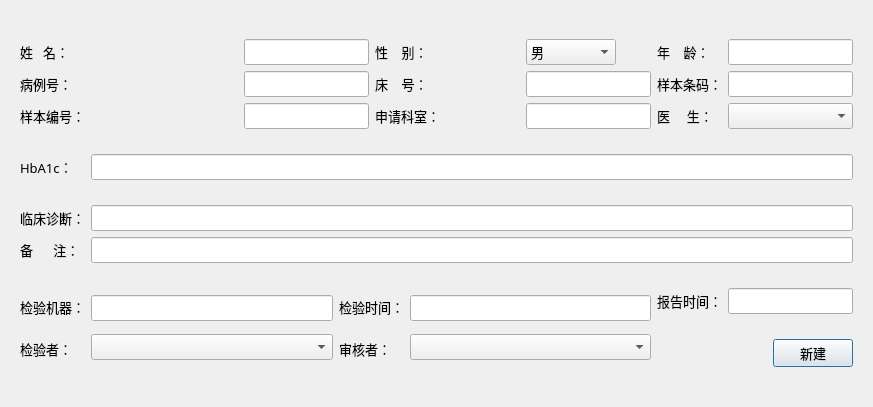
<?xml version="1.0" encoding="UTF-8"?>
<ui version="4.0">
 <class>addDialog</class>
 <widget class="QDialog" name="addDialog">
  <property name="geometry">
   <rect>
    <x>0</x>
    <y>0</y>
    <width>873</width>
    <height>407</height>
   </rect>
  </property>
  <property name="windowTitle">
   <string>Dialog</string>
  </property>
  <layout class="QGridLayout" name="gridLayout_2">
   <item row="0" column="0">
    <widget class="QWidget" name="widget" native="true">
     <layout class="QGridLayout" name="gridLayout">
      <item row="0" column="0" colspan="3">
       <layout class="QHBoxLayout" name="horizontalLayout">
        <item>
         <layout class="QVBoxLayout" name="verticalLayout">
          <item>
           <widget class="QLabel" name="label_1">
            <property name="font">
             <font>
              <family>微软雅黑</family>
              <pointsize>10</pointsize>
             </font>
            </property>
            <property name="text">
             <string>姓   名：</string>
            </property>
           </widget>
          </item>
          <item>
           <widget class="QLabel" name="label_12">
            <property name="font">
             <font>
              <family>微软雅黑</family>
              <pointsize>10</pointsize>
             </font>
            </property>
            <property name="text">
             <string>病例号：</string>
            </property>
           </widget>
          </item>
          <item>
           <widget class="QLabel" name="label_5">
            <property name="font">
             <font>
              <family>微软雅黑</family>
              <pointsize>10</pointsize>
             </font>
            </property>
            <property name="text">
             <string>样本编号：</string>
            </property>
           </widget>
          </item>
         </layout>
        </item>
        <item>
         <layout class="QVBoxLayout" name="verticalLayout_4">
          <item>
           <widget class="QLineEdit" name="lineEdit1">
            <property name="sizePolicy">
             <sizepolicy hsizetype="Fixed" vsizetype="Fixed">
              <horstretch>0</horstretch>
              <verstretch>0</verstretch>
             </sizepolicy>
            </property>
            <property name="minimumSize">
             <size>
              <width>90</width>
              <height>0</height>
             </size>
            </property>
            <property name="font">
             <font>
              <family>微软雅黑</family>
              <pointsize>10</pointsize>
             </font>
            </property>
           </widget>
          </item>
          <item>
           <widget class="QLineEdit" name="lineEdit4">
            <property name="sizePolicy">
             <sizepolicy hsizetype="Fixed" vsizetype="Fixed">
              <horstretch>0</horstretch>
              <verstretch>0</verstretch>
             </sizepolicy>
            </property>
            <property name="minimumSize">
             <size>
              <width>90</width>
              <height>0</height>
             </size>
            </property>
            <property name="font">
             <font>
              <family>微软雅黑</family>
              <pointsize>10</pointsize>
             </font>
            </property>
           </widget>
          </item>
          <item>
           <widget class="QLineEdit" name="lineEdit7">
            <property name="sizePolicy">
             <sizepolicy hsizetype="Fixed" vsizetype="Fixed">
              <horstretch>0</horstretch>
              <verstretch>0</verstretch>
             </sizepolicy>
            </property>
            <property name="minimumSize">
             <size>
              <width>90</width>
              <height>0</height>
             </size>
            </property>
            <property name="font">
             <font>
              <family>微软雅黑</family>
              <pointsize>10</pointsize>
             </font>
            </property>
           </widget>
          </item>
         </layout>
        </item>
       </layout>
      </item>
      <item row="1" column="1" colspan="7">
       <widget class="QLineEdit" name="lineEdit17">
        <property name="font">
         <font>
          <family>微软雅黑</family>
          <pointsize>10</pointsize>
         </font>
        </property>
       </widget>
      </item>
      <item row="0" column="5" colspan="3">
       <layout class="QHBoxLayout" name="horizontalLayout_3">
        <item>
         <layout class="QVBoxLayout" name="verticalLayout_3">
          <item>
           <widget class="QLabel" name="label_4">
            <property name="font">
             <font>
              <family>微软雅黑</family>
              <pointsize>10</pointsize>
             </font>
            </property>
            <property name="text">
             <string>年    龄：</string>
            </property>
           </widget>
          </item>
          <item>
           <widget class="QLabel" name="label_16">
            <property name="font">
             <font>
              <family>微软雅黑</family>
              <pointsize>10</pointsize>
             </font>
            </property>
            <property name="text">
             <string>样本条码：</string>
            </property>
           </widget>
          </item>
          <item>
           <widget class="QLabel" name="label_11">
            <property name="font">
             <font>
              <family>微软雅黑</family>
              <pointsize>10</pointsize>
             </font>
            </property>
            <property name="text">
             <string>医     生：</string>
            </property>
           </widget>
          </item>
         </layout>
        </item>
        <item>
         <layout class="QVBoxLayout" name="verticalLayout_6">
          <item>
           <widget class="QLineEdit" name="lineEdit3">
            <property name="sizePolicy">
             <sizepolicy hsizetype="Fixed" vsizetype="Fixed">
              <horstretch>0</horstretch>
              <verstretch>0</verstretch>
             </sizepolicy>
            </property>
            <property name="minimumSize">
             <size>
              <width>90</width>
              <height>0</height>
             </size>
            </property>
            <property name="font">
             <font>
              <family>微软雅黑</family>
              <pointsize>10</pointsize>
             </font>
            </property>
           </widget>
          </item>
          <item>
           <widget class="QLineEdit" name="lineEdit6">
            <property name="font">
             <font>
              <family>微软雅黑</family>
              <pointsize>10</pointsize>
             </font>
            </property>
           </widget>
          </item>
          <item>
           <widget class="QComboBox" name="comboBox3">
            <property name="font">
             <font>
              <family>微软雅黑</family>
              <pointsize>10</pointsize>
             </font>
            </property>
           </widget>
          </item>
         </layout>
        </item>
       </layout>
      </item>
      <item row="4" column="7">
       <widget class="QPushButton" name="btnAdd">
        <property name="font">
         <font>
          <family>微软雅黑</family>
          <pointsize>10</pointsize>
         </font>
        </property>
        <property name="text">
         <string>新建</string>
        </property>
       </widget>
      </item>
      <item row="1" column="0">
       <widget class="QLabel" name="label_19">
        <property name="font">
         <font>
          <family>微软雅黑</family>
          <pointsize>10</pointsize>
         </font>
        </property>
        <property name="text">
         <string>HbA1c：</string>
        </property>
       </widget>
      </item>
      <item row="0" column="3" colspan="2">
       <layout class="QHBoxLayout" name="horizontalLayout_2">
        <item>
         <layout class="QVBoxLayout" name="verticalLayout_2">
          <item>
           <widget class="QLabel" name="label_3">
            <property name="font">
             <font>
              <family>微软雅黑</family>
              <pointsize>10</pointsize>
             </font>
            </property>
            <property name="text">
             <string>性    别：</string>
            </property>
           </widget>
          </item>
          <item>
           <widget class="QLabel" name="label_13">
            <property name="font">
             <font>
              <family>微软雅黑</family>
              <pointsize>10</pointsize>
             </font>
            </property>
            <property name="text">
             <string>床    号：</string>
            </property>
           </widget>
          </item>
          <item>
           <widget class="QLabel" name="label_6">
            <property name="font">
             <font>
              <family>微软雅黑</family>
              <pointsize>10</pointsize>
             </font>
            </property>
            <property name="text">
             <string>申请科室：</string>
            </property>
           </widget>
          </item>
         </layout>
        </item>
        <item>
         <layout class="QVBoxLayout" name="verticalLayout_5">
          <item>
           <widget class="QComboBox" name="comboBox2">
            <property name="sizePolicy">
             <sizepolicy hsizetype="Fixed" vsizetype="Fixed">
              <horstretch>0</horstretch>
              <verstretch>0</verstretch>
             </sizepolicy>
            </property>
            <property name="minimumSize">
             <size>
              <width>90</width>
              <height>0</height>
             </size>
            </property>
            <property name="font">
             <font>
              <family>微软雅黑</family>
              <pointsize>10</pointsize>
             </font>
            </property>
            <item>
             <property name="text">
              <string>男</string>
             </property>
            </item>
            <item>
             <property name="text">
              <string>女</string>
             </property>
            </item>
           </widget>
          </item>
          <item>
           <widget class="QLineEdit" name="lineEdit5">
            <property name="sizePolicy">
             <sizepolicy hsizetype="Fixed" vsizetype="Fixed">
              <horstretch>0</horstretch>
              <verstretch>0</verstretch>
             </sizepolicy>
            </property>
            <property name="minimumSize">
             <size>
              <width>90</width>
              <height>0</height>
             </size>
            </property>
            <property name="font">
             <font>
              <family>微软雅黑</family>
              <pointsize>10</pointsize>
             </font>
            </property>
           </widget>
          </item>
          <item>
           <widget class="QLineEdit" name="lineEdit8">
            <property name="sizePolicy">
             <sizepolicy hsizetype="Fixed" vsizetype="Fixed">
              <horstretch>0</horstretch>
              <verstretch>0</verstretch>
             </sizepolicy>
            </property>
            <property name="minimumSize">
             <size>
              <width>90</width>
              <height>0</height>
             </size>
            </property>
            <property name="font">
             <font>
              <family>微软雅黑</family>
              <pointsize>10</pointsize>
             </font>
            </property>
           </widget>
          </item>
         </layout>
        </item>
       </layout>
      </item>
      <item row="3" column="5">
       <widget class="QLabel" name="label_10">
        <property name="font">
         <font>
          <family>微软雅黑</family>
          <pointsize>10</pointsize>
         </font>
        </property>
        <property name="text">
         <string>报告时间：</string>
        </property>
       </widget>
      </item>
      <item row="3" column="6" colspan="2">
       <widget class="QLineEdit" name="lineEdit14">
        <property name="font">
         <font>
          <family>微软雅黑</family>
          <pointsize>10</pointsize>
         </font>
        </property>
       </widget>
      </item>
      <item row="3" column="2" rowspan="2" colspan="2">
       <layout class="QVBoxLayout" name="verticalLayout_11">
        <item>
         <widget class="QLabel" name="label_9">
          <property name="font">
           <font>
            <family>微软雅黑</family>
            <pointsize>10</pointsize>
           </font>
          </property>
          <property name="text">
           <string>检验时间：</string>
          </property>
         </widget>
        </item>
        <item>
         <widget class="QLabel" name="label_18">
          <property name="font">
           <font>
            <family>微软雅黑</family>
            <pointsize>10</pointsize>
           </font>
          </property>
          <property name="text">
           <string>审核者：</string>
          </property>
         </widget>
        </item>
       </layout>
      </item>
      <item row="3" column="1" rowspan="2">
       <layout class="QVBoxLayout" name="verticalLayout_10">
        <item>
         <widget class="QLineEdit" name="lineEdit12">
          <property name="enabled">
           <bool>true</bool>
          </property>
          <property name="font">
           <font>
            <family>微软雅黑</family>
            <pointsize>10</pointsize>
           </font>
          </property>
         </widget>
        </item>
        <item>
         <widget class="QComboBox" name="comboBox4">
          <property name="font">
           <font>
            <family>微软雅黑</family>
            <pointsize>10</pointsize>
           </font>
          </property>
         </widget>
        </item>
       </layout>
      </item>
      <item row="3" column="4" rowspan="2">
       <layout class="QVBoxLayout" name="verticalLayout_12">
        <item>
         <widget class="QLineEdit" name="lineEdit13">
          <property name="enabled">
           <bool>true</bool>
          </property>
          <property name="font">
           <font>
            <family>微软雅黑</family>
            <pointsize>10</pointsize>
           </font>
          </property>
         </widget>
        </item>
        <item>
         <widget class="QComboBox" name="comboBox5">
          <property name="font">
           <font>
            <family>微软雅黑</family>
            <pointsize>10</pointsize>
           </font>
          </property>
         </widget>
        </item>
       </layout>
      </item>
      <item row="2" column="0" colspan="8">
       <layout class="QHBoxLayout" name="horizontalLayout_4">
        <item>
         <layout class="QVBoxLayout" name="verticalLayout_7">
          <item>
           <widget class="QLabel" name="label_14">
            <property name="font">
             <font>
              <family>微软雅黑</family>
              <pointsize>10</pointsize>
             </font>
            </property>
            <property name="text">
             <string>临床诊断：</string>
            </property>
           </widget>
          </item>
          <item>
           <widget class="QLabel" name="label_15">
            <property name="font">
             <font>
              <family>微软雅黑</family>
              <pointsize>10</pointsize>
             </font>
            </property>
            <property name="text">
             <string>备      注：</string>
            </property>
           </widget>
          </item>
         </layout>
        </item>
        <item>
         <layout class="QVBoxLayout" name="verticalLayout_8">
          <item>
           <widget class="QLineEdit" name="lineEdit10">
            <property name="font">
             <font>
              <family>微软雅黑</family>
              <pointsize>10</pointsize>
             </font>
            </property>
           </widget>
          </item>
          <item>
           <widget class="QLineEdit" name="lineEdit11">
            <property name="font">
             <font>
              <family>微软雅黑</family>
              <pointsize>10</pointsize>
             </font>
            </property>
           </widget>
          </item>
         </layout>
        </item>
       </layout>
      </item>
      <item row="3" column="0" rowspan="2">
       <layout class="QVBoxLayout" name="verticalLayout_9">
        <item>
         <widget class="QLabel" name="label_8">
          <property name="font">
           <font>
            <family>微软雅黑</family>
            <pointsize>10</pointsize>
           </font>
          </property>
          <property name="text">
           <string>检验机器：</string>
          </property>
         </widget>
        </item>
        <item>
         <widget class="QLabel" name="label_17">
          <property name="font">
           <font>
            <family>微软雅黑</family>
            <pointsize>10</pointsize>
           </font>
          </property>
          <property name="text">
           <string>检验者：</string>
          </property>
         </widget>
        </item>
       </layout>
      </item>
     </layout>
    </widget>
   </item>
  </layout>
 </widget>
 <resources/>
 <connections/>
</ui>
